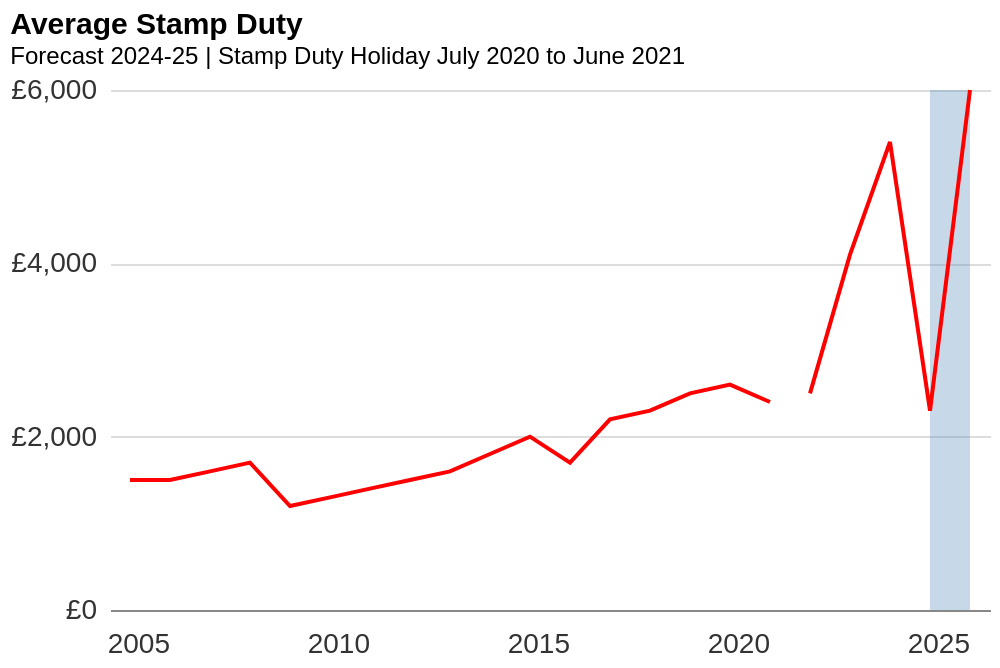

Write the Vega-Lite specification saved for this chart.
### Vega-Lite specification from a JSON file in a GitHub repository (floating-point values rounded to 4 significant figures)
{"$schema": "https://vega.github.io/schema/vega-lite/v5.json", "width": 440, "height": 260, "config": {"view": {"stroke": null}, "axis": {"labelColor": "#333"}}, "title": {"text": "Average Stamp Duty", "subtitle": "Forecast 2024-25 | Stamp Duty Holiday July 2020 to June 2021", "fontSize": 15, "anchor": "start", "color": "black"}, "data": {"values": [{"year": 2004, "value": 1500, "type": "beforeholiday"}, {"year": 2005, "value": 1500, "type": "beforeholiday"}, {"year": 2006, "value": 1600, "type": "beforeholiday"}, {"year": 2007, "value": 1700, "type": "beforeholiday"}, {"year": 2008, "value": 1200, "type": "beforeholiday"}, {"year": 2009, "value": 1300, "type": "beforeholiday"}, {"year": 2010, "value": 1400, "type": "beforeholiday"}, {"year": 2011, "value": 1500, "type": "beforeholiday"}, {"year": 2012, "value": 1600, "type": "beforeholiday"}, {"year": 2013, "value": 1800, "type": "beforeholiday"}, {"year": 2014, "value": 2000, "type": "beforeholiday"}, {"year": 2015, "value": 1700, "type": "beforeholiday"}, {"year": 2016, "value": 2200, "type": "beforeholiday"}, {"year": 2017, "value": 2300, "type": "beforeholiday"}, {"year": 2018, "value": 2500, "type": "beforeholiday"}, {"year": 2019, "value": 2600, "type": "beforeholiday"}, {"year": 2020, "value": 2400, "type": "beforeholiday"}, {"year": 2021, "value": 2500, "type": "afterholiday"}, {"year": 2022, "value": 4100, "type": "afterholiday"}, {"year": 2023, "value": 5400, "type": "afterholiday"}, {"year": 2024, "value": 2300, "type": "afterholiday"}, {"year": 2025, "value": 6000, "type": "afterholiday"}]}, "layer": [{"data": {"values": [{"start": 2024, "end": 2025}]}, "mark": {"type": "rect", "color": "#4682b4", "opacity": 0.3}, "encoding": {"x": {"field": "start"}, "x2": {"field": "end"}, "y": {"value": 0}, "y2": {"value": 260}}}, {"transform": [{"filter": "datum.type == 'beforeholiday'"}], "mark": {"type": "line", "color": "red", "strokeWidth": 2}, "encoding": {"x": {"field": "year", "axis": {"labelAngle": 0, "labelFontSize": 14, "values": [2005, 2010, 2015, 2020, 2025], "tickSize": 15, "tickColor": "white"}, "title": null}, "y": {"field": "value", "type": "quantitative", "title": null, "axis": {"domain": false, "labelFontSize": 14, "values": [0, 2000, 4000, 6000], "tickSize": 5, "tickColor": "white", "labelExpr": "'£' + format(datum.value, ',.0f')"}}}}, {"transform": [{"filter": "datum.type == 'afterholiday'"}], "mark": {"type": "line", "color": "red", "strokeWidth": 2}, "encoding": {"x": {"field": "year"}, "y": {"field": "value", "type": "quantitative"}}}]}
